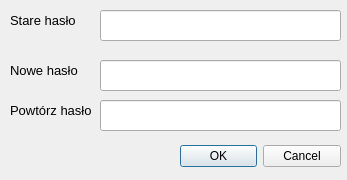
<?xml version="1.0" encoding="UTF-8"?>
<ui version="4.0">
 <class>ChngePassword</class>
 <widget class="QDialog" name="ChngePassword">
  <property name="geometry">
   <rect>
    <x>0</x>
    <y>0</y>
    <width>347</width>
    <height>180</height>
   </rect>
  </property>
  <property name="windowTitle">
   <string>Dialog</string>
  </property>
  <widget class="QDialogButtonBox" name="buttonBox">
   <property name="geometry">
    <rect>
     <x>180</x>
     <y>140</y>
     <width>161</width>
     <height>32</height>
    </rect>
   </property>
   <property name="orientation">
    <enum>Qt::Horizontal</enum>
   </property>
   <property name="standardButtons">
    <set>QDialogButtonBox::Cancel|QDialogButtonBox::Ok</set>
   </property>
  </widget>
  <widget class="QLineEdit" name="OldPassEdit">
   <property name="geometry">
    <rect>
     <x>100</x>
     <y>10</y>
     <width>241</width>
     <height>31</height>
    </rect>
   </property>
   <property name="font">
    <font>
     <pointsize>10</pointsize>
     <italic>false</italic>
    </font>
   </property>
   <property name="echoMode">
    <enum>QLineEdit::Password</enum>
   </property>
  </widget>
  <widget class="QLineEdit" name="NewPassEdit">
   <property name="geometry">
    <rect>
     <x>100</x>
     <y>60</y>
     <width>241</width>
     <height>31</height>
    </rect>
   </property>
   <property name="font">
    <font>
     <pointsize>10</pointsize>
    </font>
   </property>
   <property name="echoMode">
    <enum>QLineEdit::Password</enum>
   </property>
  </widget>
  <widget class="QLabel" name="label">
   <property name="geometry">
    <rect>
     <x>10</x>
     <y>10</y>
     <width>71</width>
     <height>21</height>
    </rect>
   </property>
   <property name="font">
    <font>
     <pointsize>10</pointsize>
    </font>
   </property>
   <property name="text">
    <string>Stare hasło</string>
   </property>
  </widget>
  <widget class="QLabel" name="label_2">
   <property name="geometry">
    <rect>
     <x>10</x>
     <y>60</y>
     <width>71</width>
     <height>21</height>
    </rect>
   </property>
   <property name="font">
    <font>
     <pointsize>10</pointsize>
    </font>
   </property>
   <property name="text">
    <string>Nowe hasło</string>
   </property>
  </widget>
  <widget class="QLineEdit" name="RepeatPassEdit">
   <property name="geometry">
    <rect>
     <x>100</x>
     <y>100</y>
     <width>241</width>
     <height>31</height>
    </rect>
   </property>
   <property name="font">
    <font>
     <pointsize>10</pointsize>
     <italic>false</italic>
    </font>
   </property>
   <property name="text">
    <string/>
   </property>
   <property name="echoMode">
    <enum>QLineEdit::Password</enum>
   </property>
  </widget>
  <widget class="QLabel" name="label_3">
   <property name="geometry">
    <rect>
     <x>10</x>
     <y>100</y>
     <width>81</width>
     <height>21</height>
    </rect>
   </property>
   <property name="font">
    <font>
     <pointsize>10</pointsize>
    </font>
   </property>
   <property name="text">
    <string>Powtórz hasło</string>
   </property>
  </widget>
 </widget>
 <resources/>
 <connections>
  <connection>
   <sender>buttonBox</sender>
   <signal>accepted()</signal>
   <receiver>ChngePassword</receiver>
   <slot>accept()</slot>
   <hints>
    <hint type="sourcelabel">
     <x>248</x>
     <y>254</y>
    </hint>
    <hint type="destinationlabel">
     <x>157</x>
     <y>274</y>
    </hint>
   </hints>
  </connection>
  <connection>
   <sender>buttonBox</sender>
   <signal>rejected()</signal>
   <receiver>ChngePassword</receiver>
   <slot>reject()</slot>
   <hints>
    <hint type="sourcelabel">
     <x>316</x>
     <y>260</y>
    </hint>
    <hint type="destinationlabel">
     <x>286</x>
     <y>274</y>
    </hint>
   </hints>
  </connection>
 </connections>
</ui>
